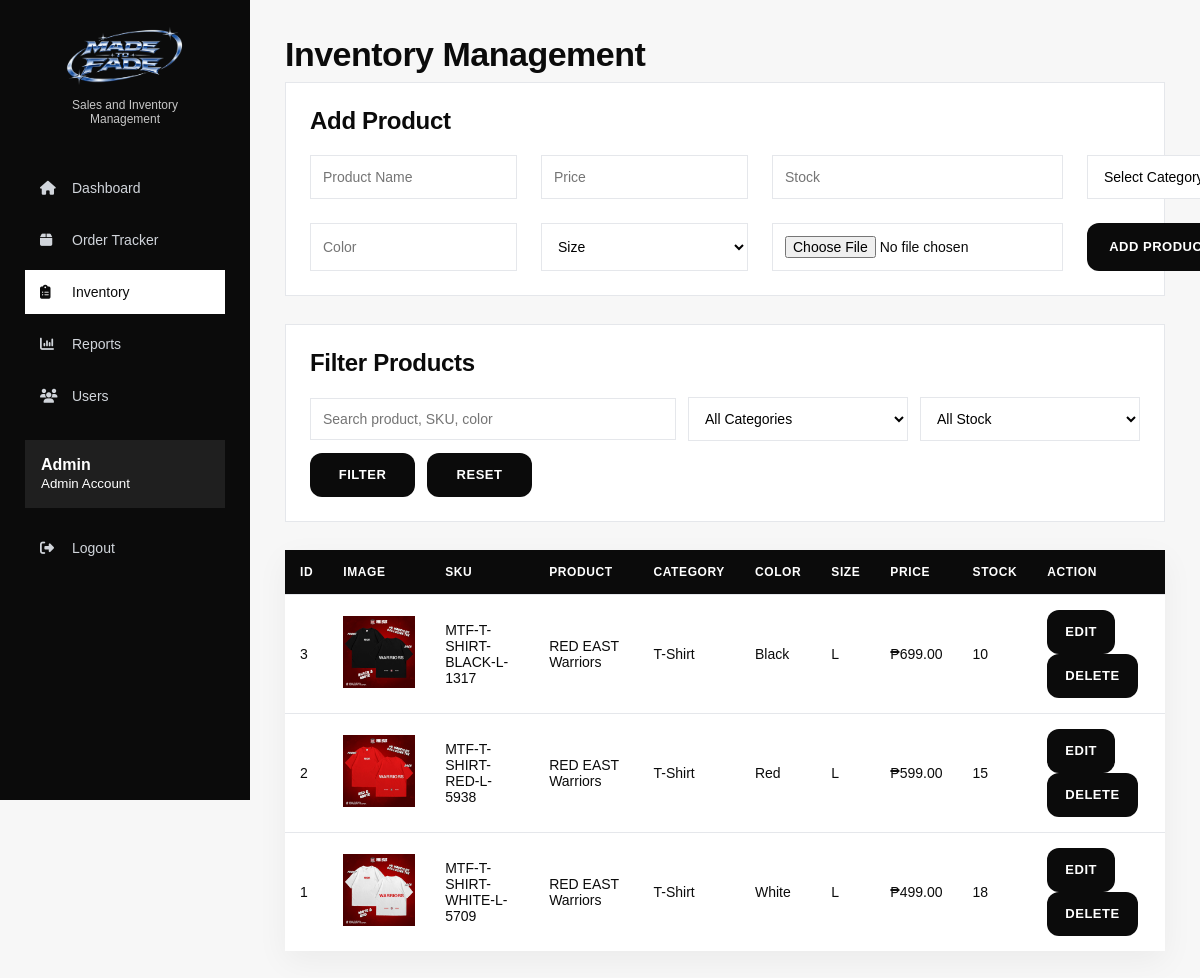
/admin/products.php (signed in), run on the app's committed database.
### tables this page shows
CREATE TABLE `products` (
  `id` int(11) NOT NULL,
  `name` varchar(100) DEFAULT NULL,
  `price` decimal(10,2) DEFAULT NULL,
  `stock` int(11) DEFAULT NULL,
  `image` varchar(255) DEFAULT NULL,
  `category` varchar(50) DEFAULT NULL,
  `sku` varchar(100) DEFAULT NULL,
  `color` varchar(50) DEFAULT NULL,
  `size` varchar(50) DEFAULT NULL
);

### admin/products.php (the view, shortened to what this page needs)
<?php
include "../includes/config.php";
$edit = false;
$search = isset($_GET['search']) ? mysqli_real_escape_string($conn, $_GET['search']) : "";
$sql = "SELECT * FROM products WHERE 1=1";
$sql .= " ORDER BY id DESC";
$result = mysqli_query($conn, $sql);
?>
<!DOCTYPE html>
<html>
<head>
    <link rel="stylesheet" href="../css/style.css">
    <link rel="stylesheet"
    href="https://cdnjs.cloudflare.com/ajax/libs/font-awesome/6.5.1/css/all.min.css">
</head>
<body>
<div class="layout">
<?php include "sidebar.php"; ?>
<div class="main-content">
<h1>Inventory Management</h1>
<div class="panel">
    <h2><?php echo $edit ? "Edit Product" : "Add Product"; ?></h2>
    <form method="POST" enctype="multipart/form-data" class="product-form">
        <input type="text" name="name" placeholder="Product Name"
            value="<?php echo $edit ? $product['name'] : ''; ?>" required>
        <input type="number" name="price" placeholder="Price"
            value="<?php echo $edit ? $product['price'] : ''; ?>" required>
        <input type="number" name="stock" placeholder="Stock"
            value="<?php echo $edit ? $product['stock'] : ''; ?>" required>
        <select name="category" required>
            <option value="">Select Category</option>
        </select>
        <input type="text" name="color" placeholder="Color"
            value="<?php echo $edit ? $product['color'] : ''; ?>" required>
        <select name="size" required>
            <option value="">Size</option>
        </select>
        <input type="file" name="image" <?php if(!$edit) echo "required"; ?>>
        <button type="submit" name="<?php echo $edit ? 'update' : 'add'; ?>" class="btn">
            <?php echo $edit ? 'Update Product' : 'Add Product'; ?>
        </button>
    </form>
</div>
<div class="panel">
    <h2>Filter Products</h2>
    <form method="GET" class="filter-wrapper">
        <input type="text"
            name="search"
            placeholder="Search product, SKU, color"
            value="<?php echo $search; ?>">
        <select name="category">
            <option value="">All Categories</option>
        </select>
        <select name="stock_filter">
            <option value="">All Stock</option>
        </select>
        <button type="submit" class="btn">Filter</button>
        <a href="products.php" class="btn">Reset</a>
    </form>
</div>
<table>
<tr>
    <th>ID</th>
    <th>Image</th>
    <th>SKU</th>
    <th>Product</th>
    <th>Category</th>
    <th>Color</th>
    <th>Size</th>
    <th>Price</th>
    <th>Stock</th>
    <th>Action</th>
</tr>
<?php while($row = mysqli_fetch_assoc($result)){ ?>
<tr>
    <td><?php echo $row['id']; ?></td>
    <td><img src="../images/<?php echo $row['image']; ?>" width="70"></td>
    <td><?php echo $row['sku']; ?></td>
    <td><?php echo $row['name']; ?></td>
    <td><?php echo $row['category']; ?></td>
    <td><?php echo $row['color']; ?></td>
    <td><?php echo $row['size']; ?></td>
    <td>₱<?php echo $row['price']; ?></td>
    <td><?php echo $row['stock']; ?></td>
    <td>
        <a href="products.php?edit=<?php echo $row['id']; ?>" class="btn">Edit</a>
        <a href="products.php?delete=<?php echo $row['id']; ?>"
           class="btn"
           onclick="return confirm('Delete product?')">
           Delete
        </a>
    </td>
</tr>
<?php } ?>
</table>
</div>
</div>
</body>
</html>

### css/style.css (style rules this page uses)
* { box-sizing:border-box; }
:root { --black:#0B0B0B; --dark:#111111; --charcoal:#1F1F1F; --gray:#6B7280; --light-gray:#E5E7EB; --soft:#F7F7F7; --white:#FFFFFF; --accent:#7D93B2; --success-bg:#DCFCE7; --success-text:#15803D; --warning-bg:#FFF7ED; --warning-text:#EA580C; --info-bg:#DBEAFE; --info-text:#2563EB; --purple-bg:#EDE9FE; --purple-text:#7C3AED; --danger-bg:#FEE2E2; --danger-text:#DC2626; }
body { margin:0; font-family:Arial, sans-serif; background:var(--soft); color:var(--black); }
a { text-decoration:none; color:inherit; }
h1,h2,h3,p { margin-top:0; }
h1 { font-size:34px; letter-spacing:-.5px; margin-bottom:8px; }
h2 { font-size:24px; letter-spacing:-.3px; }
.btn, button { background:var(--black); color:white; padding:11px 18px; border:none; border-radius:0; cursor:pointer; font-family:Arial, sans-serif; font-size:13px; font-weight:700; letter-spacing:.5px; text-transform:uppercase; display:inline-flex; align-items:center; justify-content:center; text-align:center; min-height:44px; transition:.25s ease; }
input, select { padding:12px; border:1px solid var(--light-gray); border-radius:0; background:white; font-family:Arial, sans-serif; font-size:14px; outline:none; }
.card, .dashboard-card, .panel, .action-card, .form-container { background:var(--white); border:1px solid var(--light-gray); border-radius:0; padding:24px; }
.panel { margin-bottom:28px; }
.products, .dashboard-cards, .quick-actions, .mini-products, .dashboard-grid, .product-form, .checkout-form, .profile-form { display:grid; gap:24px; }
.product-form { grid-template-columns:repeat(4,1fr); }
.product-form button { width:100%; }
.filter-wrapper { display:flex; gap:12px; align-items:center; flex-wrap:wrap; margin-bottom:0; }
.filter-wrapper input { flex:1; min-width:250px; }
.filter-wrapper select { width:220px; }
.filter-wrapper .btn, .filter-wrapper button { width:auto; min-width:105px; height:44px; padding:0 18px; }
.layout { display:flex; min-height:100vh; }
.main-content { flex:1; padding:35px; overflow-x:auto; }
table { width:100%; border-collapse:separate; border-spacing:0; background:white; border:none; overflow:hidden; box-shadow:0 10px 30px rgba(0,0,0,.05); }
th, td { padding:15px; text-align:left; border-bottom:1px solid var(--light-gray); font-size:14px; vertical-align:middle; }
th { background:var(--black); color:white; font-size:12px; font-weight:700; text-transform:uppercase; letter-spacing:.6px; }
tr:last-child td { border-bottom:none; }
table img { width:72px; height:72px; object-fit:cover; background:#eee; }
.btn, button { border-radius:12px; }

### data on the page
products: id "3", image (picture), sku "MTF-T-SHIRT-BLACK-L-1317", name "RED EAST Warriors", category "T-Shirt", color "Black", size "L", price "699.00", stock "10"
products: id "2", image (picture), sku "MTF-T-SHIRT-RED-L-5938", name "RED EAST Warriors", category "T-Shirt", color "Red", size "L", price "599.00", stock "15"
products: id "1", image (picture), sku "MTF-T-SHIRT-WHITE-L-5709", name "RED EAST Warriors", category "T-Shirt", color "White", size "L", price "499.00", stock "18"

### other printed values
$_SESSION['fullname'] "Admin Account"
